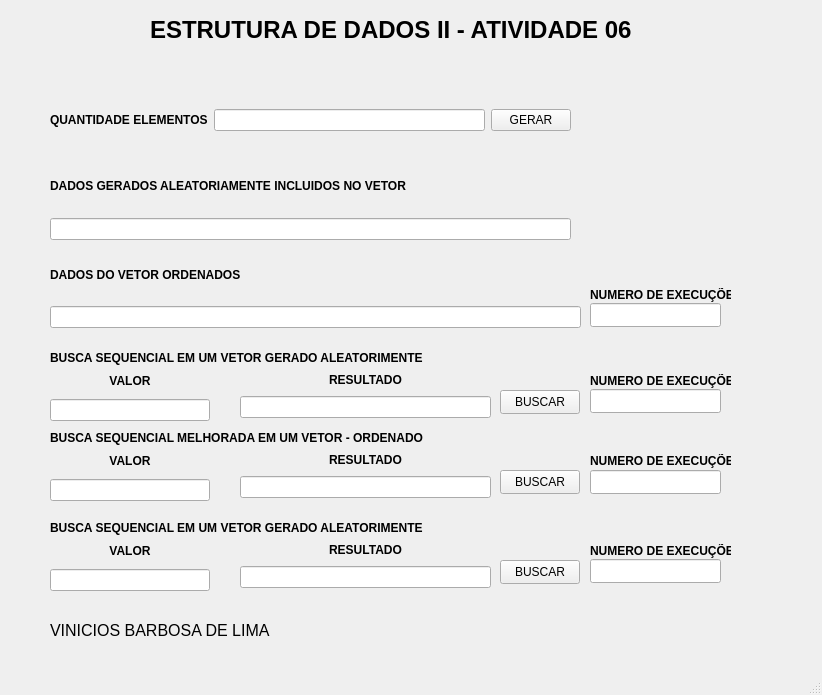
<?xml version="1.0" encoding="UTF-8"?>
<ui version="4.0">
 <class>MainWindow</class>
 <widget class="QMainWindow" name="MainWindow">
  <property name="geometry">
   <rect>
    <x>0</x>
    <y>0</y>
    <width>822</width>
    <height>695</height>
   </rect>
  </property>
  <property name="windowTitle">
   <string>MainWindow</string>
  </property>
  <widget class="QWidget" name="centralwidget">
   <widget class="QLabel" name="label">
    <property name="geometry">
     <rect>
      <x>150</x>
      <y>10</y>
      <width>481</width>
      <height>41</height>
     </rect>
    </property>
    <property name="text">
     <string>&lt;html&gt;&lt;head/&gt;&lt;body&gt;&lt;p&gt;&lt;span style=&quot; font-size:18pt; font-weight:700;&quot;&gt;ESTRUTURA DE DADOS II - ATIVIDADE 06&lt;/span&gt;&lt;/p&gt;&lt;/body&gt;&lt;/html&gt;</string>
    </property>
   </widget>
   <widget class="QWidget" name="verticalLayoutWidget_3">
    <property name="geometry">
     <rect>
      <x>50</x>
      <y>450</y>
      <width>160</width>
      <height>51</height>
     </rect>
    </property>
    <layout class="QVBoxLayout" name="verticalLayout_3">
     <item>
      <widget class="QLabel" name="label_6">
       <property name="text">
        <string>&lt;html&gt;&lt;head/&gt;&lt;body&gt;&lt;p align=&quot;center&quot;&gt;&lt;span style=&quot; font-weight:700;&quot;&gt;VALOR&lt;/span&gt;&lt;/p&gt;&lt;/body&gt;&lt;/html&gt;</string>
       </property>
      </widget>
     </item>
     <item>
      <widget class="QLineEdit" name="input_valor"/>
     </item>
    </layout>
   </widget>
   <widget class="QWidget" name="verticalLayoutWidget">
    <property name="geometry">
     <rect>
      <x>50</x>
      <y>160</y>
      <width>521</width>
      <height>80</height>
     </rect>
    </property>
    <layout class="QVBoxLayout" name="verticalLayout">
     <item>
      <widget class="QLabel" name="label_3">
       <property name="text">
        <string>&lt;html&gt;&lt;head/&gt;&lt;body&gt;&lt;p&gt;&lt;span style=&quot; font-weight:700;&quot;&gt;DADOS GERADOS ALEATORIAMENTE INCLUIDOS NO VETOR&lt;/span&gt;&lt;/p&gt;&lt;/body&gt;&lt;/html&gt;</string>
       </property>
      </widget>
     </item>
     <item>
      <widget class="QLineEdit" name="saida"/>
     </item>
    </layout>
   </widget>
   <widget class="QWidget" name="verticalLayoutWidget_2">
    <property name="geometry">
     <rect>
      <x>50</x>
      <y>250</y>
      <width>531</width>
      <height>78</height>
     </rect>
    </property>
    <layout class="QVBoxLayout" name="verticalLayout_2">
     <item>
      <widget class="QLabel" name="label_4">
       <property name="text">
        <string>&lt;html&gt;&lt;head/&gt;&lt;body&gt;&lt;p&gt;&lt;span style=&quot; font-weight:700;&quot;&gt;DADOS DO VETOR ORDENADOS&lt;/span&gt;&lt;/p&gt;&lt;/body&gt;&lt;/html&gt;</string>
       </property>
      </widget>
     </item>
     <item>
      <widget class="QLineEdit" name="saida2">
       <property name="readOnly">
        <bool>true</bool>
       </property>
      </widget>
     </item>
    </layout>
   </widget>
   <widget class="QPushButton" name="btn_buscar">
    <property name="geometry">
     <rect>
      <x>500</x>
      <y>470</y>
      <width>80</width>
      <height>24</height>
     </rect>
    </property>
    <property name="text">
     <string>BUSCAR</string>
    </property>
   </widget>
   <widget class="QWidget" name="verticalLayoutWidget_4">
    <property name="geometry">
     <rect>
      <x>240</x>
      <y>450</y>
      <width>251</width>
      <height>48</height>
     </rect>
    </property>
    <layout class="QVBoxLayout" name="verticalLayout_4">
     <item>
      <widget class="QLabel" name="label_7">
       <property name="text">
        <string>&lt;html&gt;&lt;head/&gt;&lt;body&gt;&lt;p align=&quot;center&quot;&gt;&lt;span style=&quot; font-weight:700;&quot;&gt;RESULTADO&lt;/span&gt;&lt;/p&gt;&lt;/body&gt;&lt;/html&gt;</string>
       </property>
      </widget>
     </item>
     <item>
      <widget class="QLineEdit" name="input_result">
       <property name="readOnly">
        <bool>true</bool>
       </property>
      </widget>
     </item>
    </layout>
   </widget>
   <widget class="QLabel" name="label_5">
    <property name="geometry">
     <rect>
      <x>50</x>
      <y>350</y>
      <width>521</width>
      <height>16</height>
     </rect>
    </property>
    <property name="text">
     <string>&lt;html&gt;&lt;head/&gt;&lt;body&gt;&lt;p&gt;&lt;span style=&quot; font-weight:700;&quot;&gt;BUSCA SEQUENCIAL EM UM VETOR GERADO ALEATORIMENTE&lt;/span&gt;&lt;/p&gt;&lt;/body&gt;&lt;/html&gt;</string>
    </property>
   </widget>
   <widget class="QWidget" name="horizontalLayoutWidget">
    <property name="geometry">
     <rect>
      <x>50</x>
      <y>80</y>
      <width>521</width>
      <height>80</height>
     </rect>
    </property>
    <layout class="QHBoxLayout" name="horizontalLayout">
     <item>
      <widget class="QLabel" name="label_2">
       <property name="text">
        <string>&lt;html&gt;&lt;head/&gt;&lt;body&gt;&lt;p&gt;&lt;span style=&quot; font-weight:700;&quot;&gt;QUANTIDADE ELEMENTOS&lt;/span&gt;&lt;/p&gt;&lt;/body&gt;&lt;/html&gt;</string>
       </property>
      </widget>
     </item>
     <item>
      <widget class="QLineEdit" name="input_entrada"/>
     </item>
     <item>
      <widget class="QPushButton" name="btn_entrada">
       <property name="text">
        <string>GERAR</string>
       </property>
      </widget>
     </item>
    </layout>
   </widget>
   <widget class="QLabel" name="label_8">
    <property name="geometry">
     <rect>
      <x>50</x>
      <y>620</y>
      <width>231</width>
      <height>21</height>
     </rect>
    </property>
    <property name="text">
     <string>&lt;html&gt;&lt;head/&gt;&lt;body&gt;&lt;p&gt;&lt;span style=&quot; font-size:12pt;&quot;&gt;VINICIOS BARBOSA DE LIMA&lt;/span&gt;&lt;/p&gt;&lt;/body&gt;&lt;/html&gt;</string>
    </property>
   </widget>
   <widget class="QLineEdit" name="lineEdit">
    <property name="geometry">
     <rect>
      <x>590</x>
      <y>303</y>
      <width>131</width>
      <height>24</height>
     </rect>
    </property>
    <property name="readOnly">
     <bool>true</bool>
    </property>
   </widget>
   <widget class="QLabel" name="label_9">
    <property name="geometry">
     <rect>
      <x>590</x>
      <y>285</y>
      <width>141</width>
      <height>20</height>
     </rect>
    </property>
    <property name="text">
     <string>&lt;html&gt;&lt;head/&gt;&lt;body&gt;&lt;p align=&quot;center&quot;&gt;&lt;span style=&quot; font-weight:700;&quot;&gt;NUMERO DE EXECUÇÕES&lt;/span&gt;&lt;/p&gt;&lt;/body&gt;&lt;/html&gt;</string>
    </property>
   </widget>
   <widget class="QLabel" name="label_10">
    <property name="geometry">
     <rect>
      <x>50</x>
      <y>430</y>
      <width>521</width>
      <height>16</height>
     </rect>
    </property>
    <property name="text">
     <string>&lt;html&gt;&lt;head/&gt;&lt;body&gt;&lt;p&gt;&lt;span style=&quot; font-weight:700;&quot;&gt;BUSCA SEQUENCIAL MELHORADA EM UM VETOR - ORDENADO&lt;/span&gt;&lt;/p&gt;&lt;/body&gt;&lt;/html&gt;</string>
    </property>
   </widget>
   <widget class="QWidget" name="verticalLayoutWidget_5">
    <property name="geometry">
     <rect>
      <x>240</x>
      <y>370</y>
      <width>251</width>
      <height>48</height>
     </rect>
    </property>
    <layout class="QVBoxLayout" name="verticalLayout_5">
     <item>
      <widget class="QLabel" name="label_11">
       <property name="text">
        <string>&lt;html&gt;&lt;head/&gt;&lt;body&gt;&lt;p align=&quot;center&quot;&gt;&lt;span style=&quot; font-weight:700;&quot;&gt;RESULTADO&lt;/span&gt;&lt;/p&gt;&lt;/body&gt;&lt;/html&gt;</string>
       </property>
      </widget>
     </item>
     <item>
      <widget class="QLineEdit" name="input_result_2">
       <property name="readOnly">
        <bool>true</bool>
       </property>
      </widget>
     </item>
    </layout>
   </widget>
   <widget class="QPushButton" name="btn_buscar_2">
    <property name="geometry">
     <rect>
      <x>500</x>
      <y>390</y>
      <width>80</width>
      <height>24</height>
     </rect>
    </property>
    <property name="text">
     <string>BUSCAR</string>
    </property>
   </widget>
   <widget class="QWidget" name="verticalLayoutWidget_6">
    <property name="geometry">
     <rect>
      <x>50</x>
      <y>370</y>
      <width>160</width>
      <height>51</height>
     </rect>
    </property>
    <layout class="QVBoxLayout" name="verticalLayout_6">
     <item>
      <widget class="QLabel" name="label_12">
       <property name="text">
        <string>&lt;html&gt;&lt;head/&gt;&lt;body&gt;&lt;p align=&quot;center&quot;&gt;&lt;span style=&quot; font-weight:700;&quot;&gt;VALOR&lt;/span&gt;&lt;/p&gt;&lt;/body&gt;&lt;/html&gt;</string>
       </property>
      </widget>
     </item>
     <item>
      <widget class="QLineEdit" name="input_valor_2"/>
     </item>
    </layout>
   </widget>
   <widget class="QPushButton" name="btn_buscar_3">
    <property name="geometry">
     <rect>
      <x>500</x>
      <y>560</y>
      <width>80</width>
      <height>24</height>
     </rect>
    </property>
    <property name="text">
     <string>BUSCAR</string>
    </property>
   </widget>
   <widget class="QWidget" name="verticalLayoutWidget_7">
    <property name="geometry">
     <rect>
      <x>240</x>
      <y>540</y>
      <width>251</width>
      <height>48</height>
     </rect>
    </property>
    <layout class="QVBoxLayout" name="verticalLayout_7">
     <item>
      <widget class="QLabel" name="label_13">
       <property name="text">
        <string>&lt;html&gt;&lt;head/&gt;&lt;body&gt;&lt;p align=&quot;center&quot;&gt;&lt;span style=&quot; font-weight:700;&quot;&gt;RESULTADO&lt;/span&gt;&lt;/p&gt;&lt;/body&gt;&lt;/html&gt;</string>
       </property>
      </widget>
     </item>
     <item>
      <widget class="QLineEdit" name="input_result_3">
       <property name="readOnly">
        <bool>true</bool>
       </property>
      </widget>
     </item>
    </layout>
   </widget>
   <widget class="QWidget" name="verticalLayoutWidget_8">
    <property name="geometry">
     <rect>
      <x>50</x>
      <y>540</y>
      <width>160</width>
      <height>51</height>
     </rect>
    </property>
    <layout class="QVBoxLayout" name="verticalLayout_8">
     <item>
      <widget class="QLabel" name="label_14">
       <property name="text">
        <string>&lt;html&gt;&lt;head/&gt;&lt;body&gt;&lt;p align=&quot;center&quot;&gt;&lt;span style=&quot; font-weight:700;&quot;&gt;VALOR&lt;/span&gt;&lt;/p&gt;&lt;/body&gt;&lt;/html&gt;</string>
       </property>
      </widget>
     </item>
     <item>
      <widget class="QLineEdit" name="input_valor_3"/>
     </item>
    </layout>
   </widget>
   <widget class="QLabel" name="label_15">
    <property name="geometry">
     <rect>
      <x>50</x>
      <y>520</y>
      <width>521</width>
      <height>16</height>
     </rect>
    </property>
    <property name="text">
     <string>&lt;html&gt;&lt;head/&gt;&lt;body&gt;&lt;p&gt;&lt;span style=&quot; font-weight:700;&quot;&gt;BUSCA SEQUENCIAL EM UM VETOR GERADO ALEATORIMENTE&lt;/span&gt;&lt;/p&gt;&lt;/body&gt;&lt;/html&gt;</string>
    </property>
   </widget>
   <widget class="QLineEdit" name="lineEdit_2">
    <property name="geometry">
     <rect>
      <x>590</x>
      <y>389</y>
      <width>131</width>
      <height>24</height>
     </rect>
    </property>
    <property name="readOnly">
     <bool>true</bool>
    </property>
   </widget>
   <widget class="QLabel" name="label_16">
    <property name="geometry">
     <rect>
      <x>590</x>
      <y>371</y>
      <width>141</width>
      <height>20</height>
     </rect>
    </property>
    <property name="text">
     <string>&lt;html&gt;&lt;head/&gt;&lt;body&gt;&lt;p align=&quot;center&quot;&gt;&lt;span style=&quot; font-weight:700;&quot;&gt;NUMERO DE EXECUÇÕES&lt;/span&gt;&lt;/p&gt;&lt;/body&gt;&lt;/html&gt;</string>
    </property>
   </widget>
   <widget class="QLineEdit" name="lineEdit_3">
    <property name="geometry">
     <rect>
      <x>590</x>
      <y>470</y>
      <width>131</width>
      <height>24</height>
     </rect>
    </property>
    <property name="readOnly">
     <bool>true</bool>
    </property>
   </widget>
   <widget class="QLabel" name="label_17">
    <property name="geometry">
     <rect>
      <x>590</x>
      <y>451</y>
      <width>141</width>
      <height>20</height>
     </rect>
    </property>
    <property name="text">
     <string>&lt;html&gt;&lt;head/&gt;&lt;body&gt;&lt;p align=&quot;center&quot;&gt;&lt;span style=&quot; font-weight:700;&quot;&gt;NUMERO DE EXECUÇÕES&lt;/span&gt;&lt;/p&gt;&lt;/body&gt;&lt;/html&gt;</string>
    </property>
   </widget>
   <widget class="QLineEdit" name="lineEdit_4">
    <property name="geometry">
     <rect>
      <x>590</x>
      <y>559</y>
      <width>131</width>
      <height>24</height>
     </rect>
    </property>
    <property name="readOnly">
     <bool>true</bool>
    </property>
   </widget>
   <widget class="QLabel" name="label_18">
    <property name="geometry">
     <rect>
      <x>590</x>
      <y>541</y>
      <width>141</width>
      <height>20</height>
     </rect>
    </property>
    <property name="text">
     <string>&lt;html&gt;&lt;head/&gt;&lt;body&gt;&lt;p align=&quot;center&quot;&gt;&lt;span style=&quot; font-weight:700;&quot;&gt;NUMERO DE EXECUÇÕES&lt;/span&gt;&lt;/p&gt;&lt;/body&gt;&lt;/html&gt;</string>
    </property>
   </widget>
   <widget class="QLabel" name="label_19">
    <property name="geometry">
     <rect>
      <x>580</x>
      <y>50</y>
      <width>221</width>
      <height>221</height>
     </rect>
    </property>
    <property name="text">
     <string/>
    </property>
    <property name="pixmap">
     <pixmap>../1.jpg</pixmap>
    </property>
   </widget>
  </widget>
  <widget class="QMenuBar" name="menubar">
   <property name="geometry">
    <rect>
     <x>0</x>
     <y>0</y>
     <width>822</width>
     <height>21</height>
    </rect>
   </property>
  </widget>
  <widget class="QStatusBar" name="statusbar"/>
 </widget>
 <resources/>
 <connections/>
</ui>
